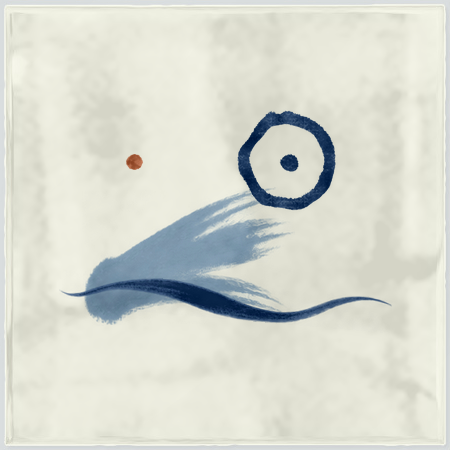
#> input picture assets/pictures/01-ripple.png, 450 x 450 px
$ python -i glass_tile.py   (imports and definitions only)
#> lines starting #> are read from the running program, lines starting #| are printed output that depends on the picture
"""Bake the window's glass tile from a photographed wall tile.

The window is one large glass tile. Its relief comes from a real tile photo in the small-tile
library, enlarged to the window size in the app:
  tile.png       RGB. R, G: how the tile's surface bends the view behind (128 = none);
                 B: light and shade of the surface (128 = none). Only the fine relief is kept.
  tile-body.png  L. The tile's own milky brightness.

Usage:
    python3 tools/glass_tile.py --project "<path to Proj-TheThinker'sToilet>" [--tile tile-112.png]
    python3 tools/glass_tile.py --photo <glass block photo> --box x0,y0,x1,y1   # one cell of a photo
Options: --out <folder> --name <file stem> (default assets/window/tile)
"""
import argparse
from pathlib import Path

import numpy as np
from PIL import Image
from scipy.ndimage import gaussian_filter

OUT = Path(__file__).resolve().parent.parent / 'assets' / 'window'
N = 640
LUMA = np.array([.2126, .7152, .0722])


def bake(photo, box=(6, 6, 154, 154), out=OUT, name='tile'):
#> called with photo = '../assets/pictures/01-ripple.png', box = (6, 6, 154, 154), name = 'tile'
    with Image.open(photo) as im:
#> im is the input picture: PIL image 450x450 RGB; mean R, G, B 215.7, 218.3, 208.5
        im = im.convert('RGB').crop(box).resize((N, N), Image.Resampling.LANCZOS)
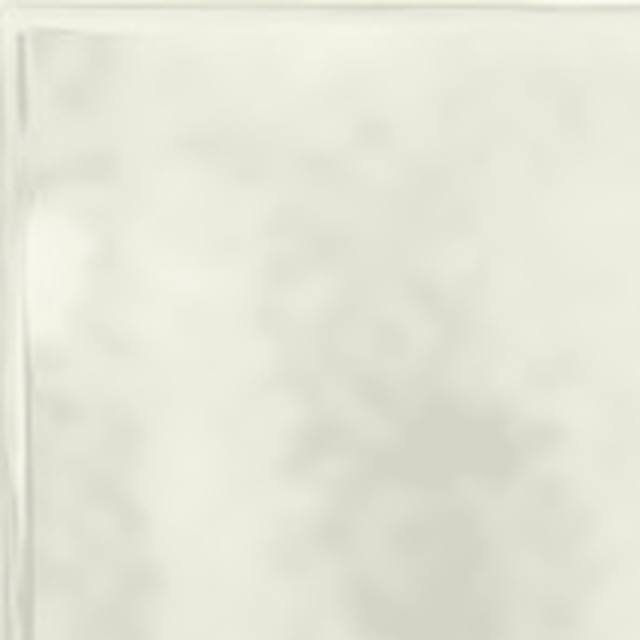
#> im: PIL image 640x640 RGB; mean R, G, B 229.6, 229.8, 215.9
    L = np.asarray(im, np.float32) @ LUMA
    relief = L - gaussian_filter(L, 60)
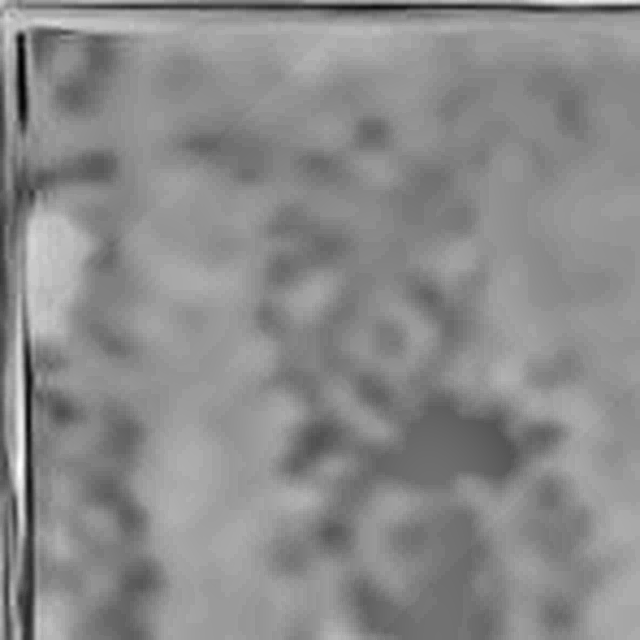
#> relief: shape (640, 640) float64; min -24.41, max 20.44, mean 0; drawn with min black and max white
    shade = gaussian_filter(relief, .7)
    gy, gx = np.gradient(gaussian_filter(relief, 3))
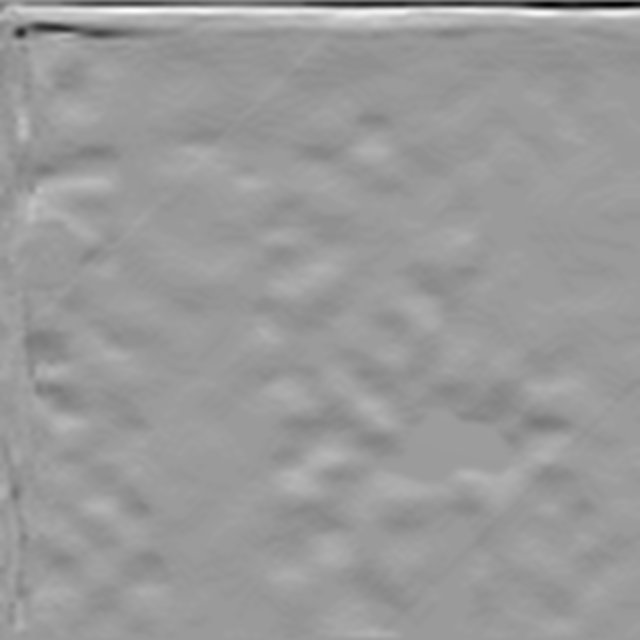
#> gy: shape (640, 640) float64; min -3.15, max 2.06, mean -0.0014; drawn with min black and max white
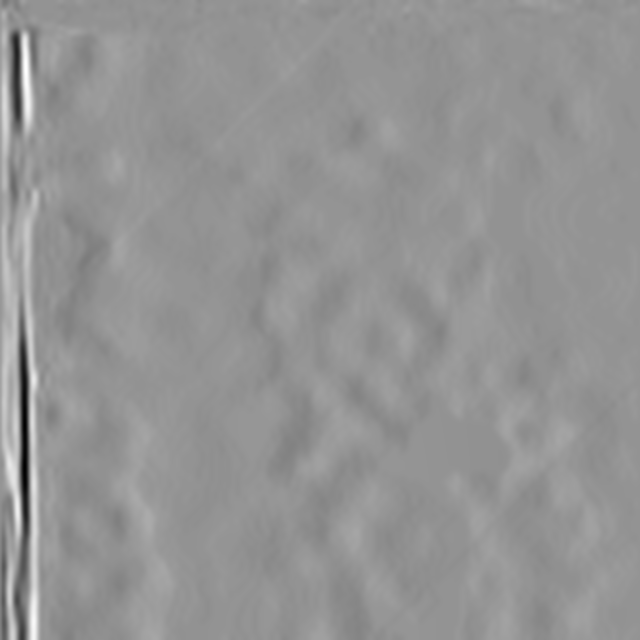
#> gx: shape (640, 640) float64; min -4.06, max 2.94, mean 0.0123; drawn with min black and max white
    s = np.percentile(np.abs(np.r_[gx.ravel(), gy.ravel()]), 99.3)
#> s = 1.69
    bend = np.clip(np.dstack([gx, gy]) / s, -1, 1)
    shade = np.clip(shade / np.percentile(np.abs(shade), 99.3), -1, 1)
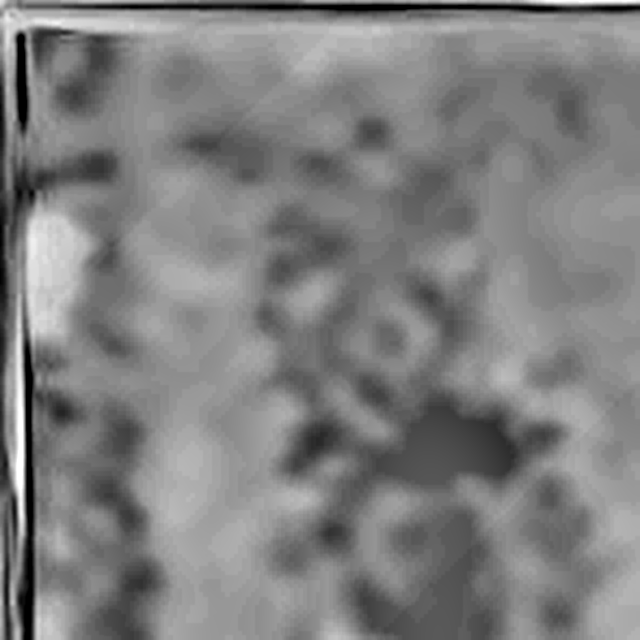
#> shade: shape (640, 640) float64; min -1, max 1, mean 0.00111; drawn with min black and max white
    rgb = np.dstack([128 + 127 * bend[..., 0], 128 + 127 * bend[..., 1], 128 + 127 * shade])
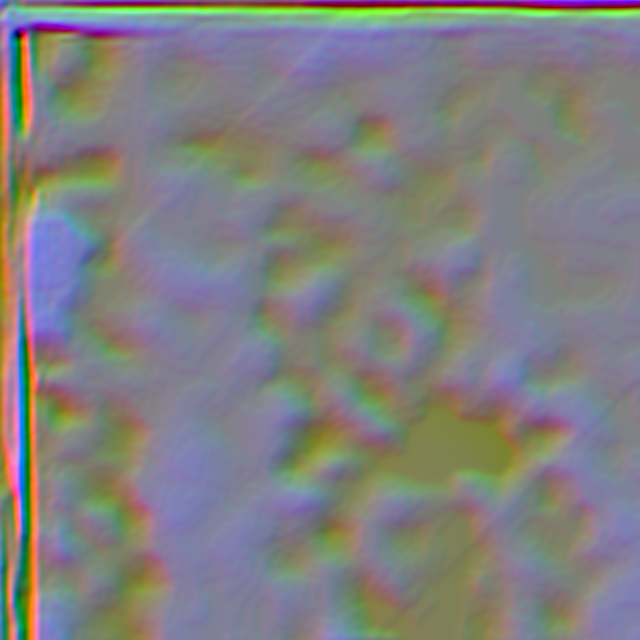
#> rgb: shape (640, 640, 3) float64; mean of channels 0, 1, 2 129.2, 128, 128.1; drawn as R, G, B
    body = gaussian_filter(L, 2.5)
    lo, hi = np.percentile(body, [1, 99])
#> lo = 211.1; hi = 242
    body = np.clip((body - lo) / max(1, hi - lo), 0, 1)
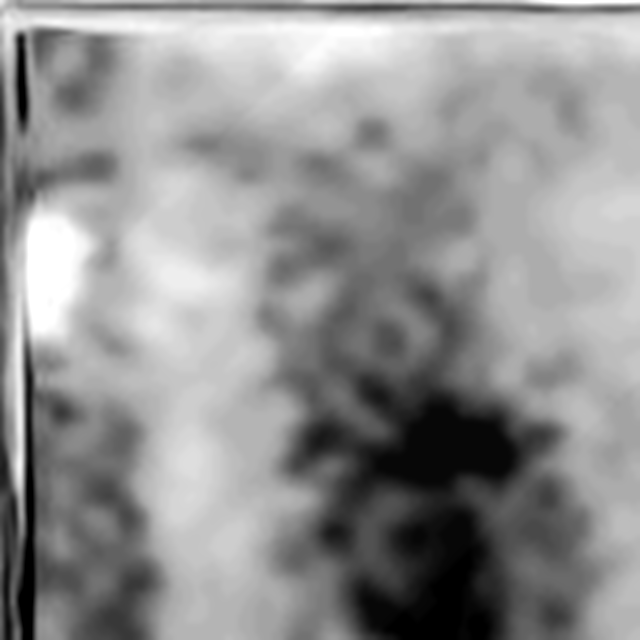
#> body: shape (640, 640) float64; min 0, max 1, mean 0.57
    out.mkdir(parents=True, exist_ok=True)
    Image.fromarray(np.clip(np.round(rgb), 0, 255).astype(np.uint8), 'RGB').save(out / f'{name}.png', optimize=True)
    Image.fromarray(np.round(body * 255).astype(np.uint8), 'L').save(out / f'{name}-body.png', optimize=True)
    for f in (f'{name}.png', f'{name}-body.png'):
        print(f, (out / f).stat().st_size // 1024, 'KB')


# [13 lines not run here, left out]

>>> result = bake('../assets/pictures/01-ripple.png')

$ run again, on assets/pictures/03-rain.png
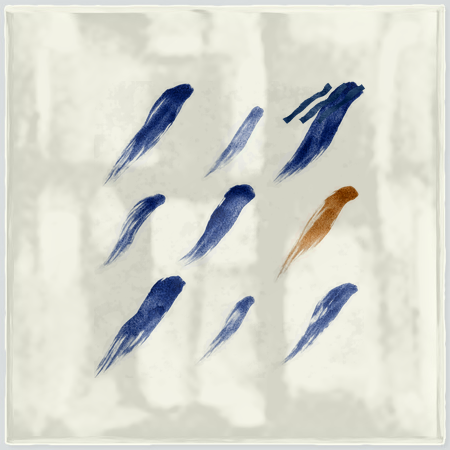
#> input picture assets/pictures/03-rain.png, 450 x 450 px
#> in bake, im is the input picture: PIL image 450x450 RGB; mean R, G, B 216.2, 217.3, 207.8
#> im: PIL image 640x640 RGB
#> s = 5.25
#> in bake, `rgb = np.dstack([128 + 127 * bend[..., 0], 128 + 127 * bend[..., 1], 1..`:
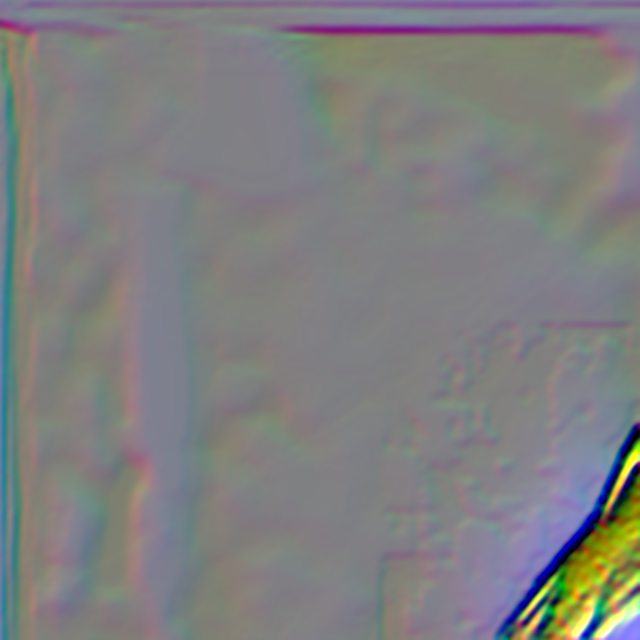
#> rgb: shape (640, 640, 3) float64; mean of channels 0, 1, 2 127.4, 127.6, 128.1; drawn as R, G, B
#> lo = 73.7; hi = 241.8
#> in bake, `body = np.clip((body - lo) / max(1, hi - lo), 0, 1)`:
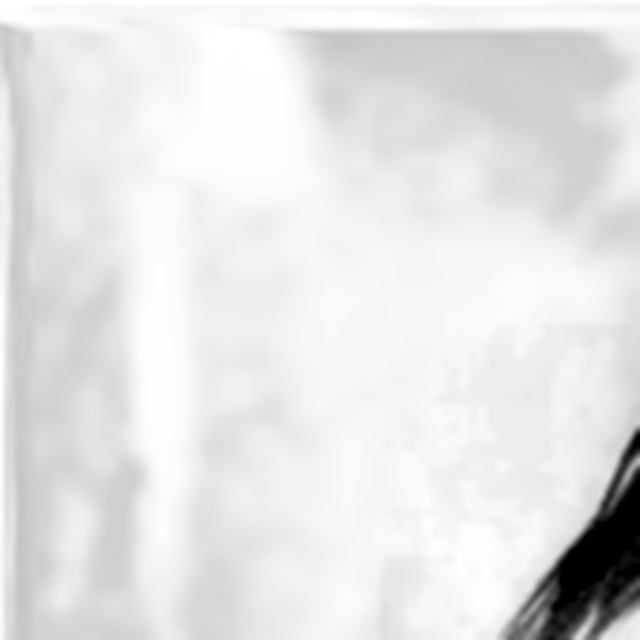
#> body: shape (640, 640) float64; min 0, max 1, mean 0.898

$ run again, on assets/pictures/04-low-tide.png
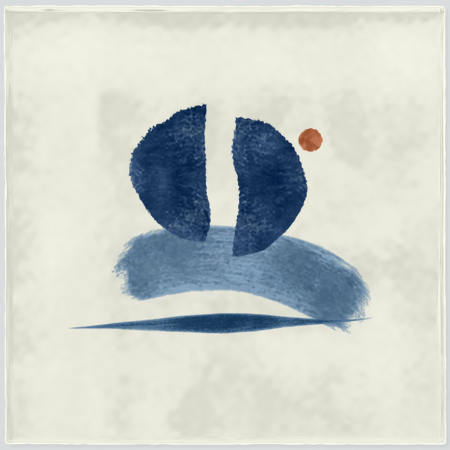
#> input picture assets/pictures/04-low-tide.png, 450 x 450 px
#> in bake, im is the input picture: PIL image 450x450 RGB; mean R, G, B 202.4, 207.2, 201.4
#> im: PIL image 640x640 RGB
#> s = 2.71
#> in bake, `rgb = np.dstack([128 + 127 * bend[..., 0], 128 + 127 * bend[..., 1], 1..`:
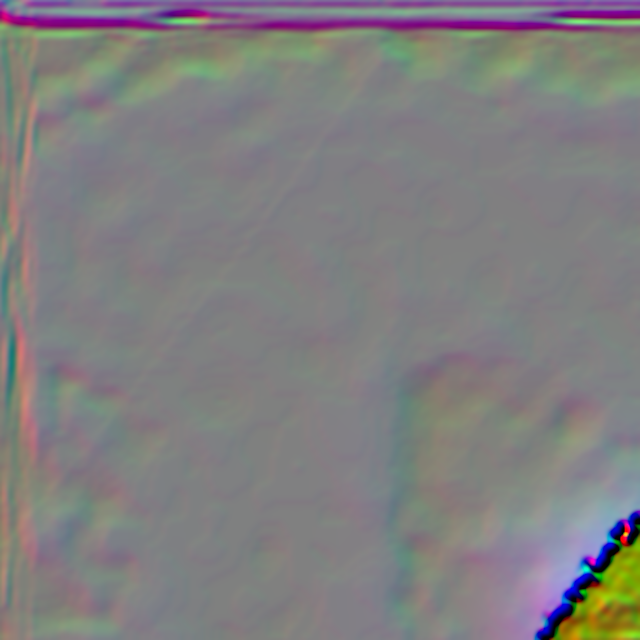
#> rgb: shape (640, 640, 3) float64; mean of channels 0, 1, 2 128.8, 127.2, 128.1; drawn as R, G, B
#> lo = 56.13; hi = 240.8
#> in bake, `body = np.clip((body - lo) / max(1, hi - lo), 0, 1)`:
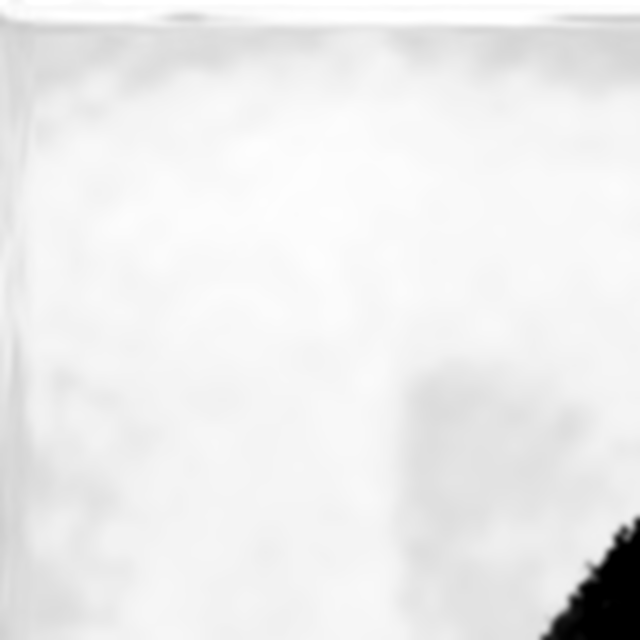
#> body: shape (640, 640) float64; min 0, max 1, mean 0.93
